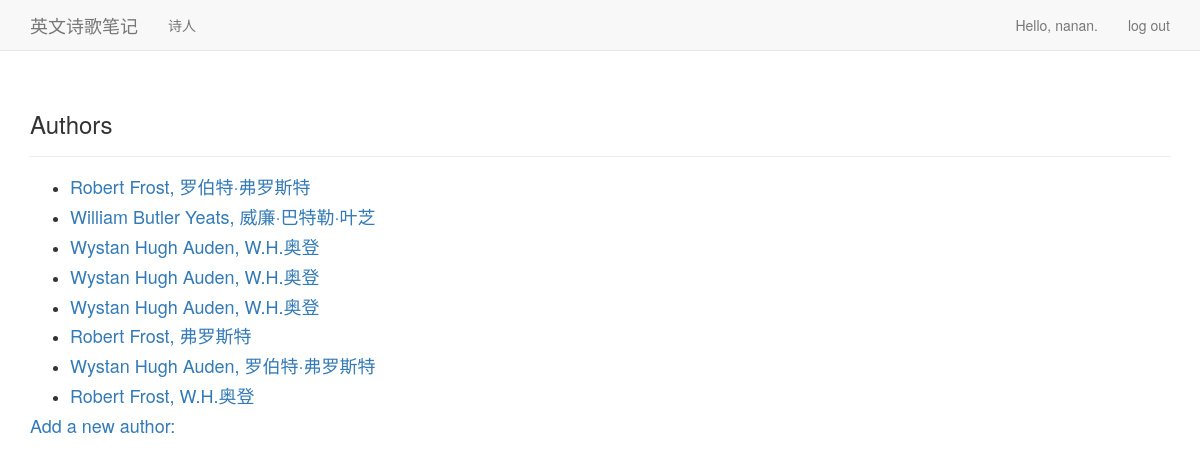
/authors/ (signed in), run on the app's committed database.
### poems/models.py (models this page shows)
class Author(models.Model):
    name_en = models.CharField(max_length=100)
    name_zh = models.CharField(max_length=100)
    date_added = models.DateTimeField(auto_now_add=True)
    owner = models.ForeignKey(User, on_delete=models.PROTECT)
    def __str__(self):
        return self.name_en + ', ' + self.name_zh

### poems/views.py (the view)
# urls.py: path('authors/', views.authors, name='authors'),
def authors(request):
    authors = Author.objects.order_by('date_added')
    context = {'authors': authors}
    return render(request, 'poems/authors.html', context)

### poems/templates/poems/authors.html (shortened to what this page needs)
<!DOCTYPE html>
<html lang="en">
{% extends 'poems/base.html' %}
{% block header %}
  <h3>Authors</h3>
{% endblock header %}
{% block content %}
  <ul>
      {% for author in authors %}
        <li>
            <h4>
                <a href="/authors/{{ author.id }}/">{{ author }}</a>
            </h4>
        </li>
      {% empty %}
        <li>No authors have been added yet.</li>
      {% endfor %}
  </ul>
  <h4><a href="/new_author/">Add a new author:</a></h4>
{% endblock content %}

### poems/templates/poems/base.html (shortened to what this page needs)
{% load bootstrap3 %}
<!DOCTYPE html>
<html lang="en">
  <head>
      {% bootstrap_css %}
  </head>
  <body>
    <nav class="navbar navbar-default navbar-static-top">
        <div class="container">
            <div class="navbar-header">
                <a class="navbar-brand" href="/">英文诗歌笔记</a>
            </div>
            <div id="navbar" class="navbar-collapse collapse">
                <ul class="nav navbar-nav">
                    <li><a href="/authors/">诗人</a></li>
                </ul>
                <ul class="nav navbar-nav navbar-right">
                    {% if user.is_authenticated %}
                      <li><a>Hello, {{ user.username }}.</a></li>
                      <li><a href="/users/logout/">log out</a></li>
                    {% else %}
                      <li><a href="/users/register/">register</a></li>
                      <li><a href="/users/login/">log in</a></li>
                    {% endif %}
                </ul>
            </div>
        </div>
    </nav>
    <div class="container">
      <div class="page-header">
          {% block header %}{% endblock header %}
      </div>
        <div>
            {% block content %}{% endblock content %}
        </div>
    </div>
  </body>
</html>

### data on the page
Author: name_en+name_zh "Robert Frost, 罗伯特·弗罗斯特"
Author: name_en+name_zh "William Butler Yeats, 威廉·巴特勒·叶芝"
Author: name_en+name_zh "Wystan Hugh Auden, W.H.奥登"
Author: name_en+name_zh "Wystan Hugh Auden, W.H.奥登"
Author: name_en+name_zh "Wystan Hugh Auden, W.H.奥登"
Author: name_en+name_zh "Robert Frost, 弗罗斯特"
Author: name_en+name_zh "Wystan Hugh Auden, 罗伯特·弗罗斯特"
Author: name_en+name_zh "Robert Frost, W.H.奥登"

### other printed values
{{ user.username }} "nanan"
